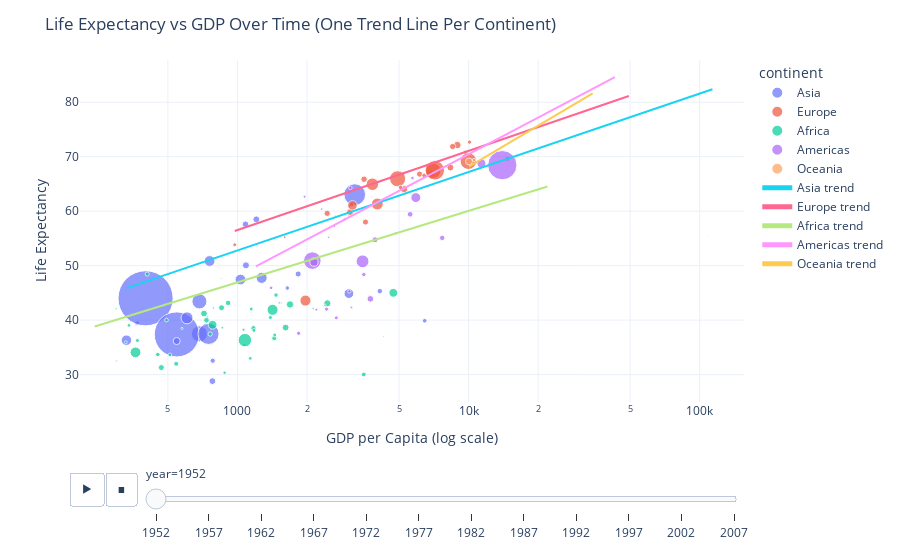

Notebook cell for this chart:
### Code cell
import plotly.express as px
import plotly.graph_objs as go
import pandas as pd
from plotly.subplots import make_subplots
import numpy as np
!pip install scikit-learn
from sklearn.linear_model import LinearRegression
# Loading the dataset
from gapminder import gapminder

# Create the initial scatter plot using Plotly Express
fig = px.scatter(gapminder,
                 x="gdpPercap",
                 y="lifeExp",
                 color="continent",
                 size="pop",
                 animation_frame="year",
                 hover_name="country",
                 log_x=True,
                 size_max=60)

# Create one trend line per continent
continents = gapminder['continent'].unique()

for continent in continents:
    # Filter data for each continent
    df_continent = gapminder[gapminder['continent'] == continent]
    
    # Fit a linear regression model
    X = np.log10(df_continent['gdpPercap']).values.reshape(-1, 1)  # log-scale the GDP per capita
    y = df_continent['lifeExp'].values
    model = LinearRegression().fit(X, y)
    
    # Predict values to create a trend line
    x_range = np.linspace(X.min(), X.max(), 100)
    y_pred = model.predict(x_range.reshape(-1, 1))
    
    # Add the trend line to the plot
    fig.add_trace(go.Scatter(
        x=10**x_range,  # Reverse the log transformation for plotting
        y=y_pred,
        mode='lines',
        line=dict(dash='solid'),
        name=f"{continent} trend",
        showlegend=True
    ))

# Customize the layout
fig.update_layout(
    title="Life Expectancy vs GDP Over Time (One Trend Line Per Continent)",
    xaxis_title="GDP per Capita (log scale)",
    yaxis_title="Life Expectancy",
    template="plotly_white",
    hovermode="closest"
)

# Display the plot
fig.show()
